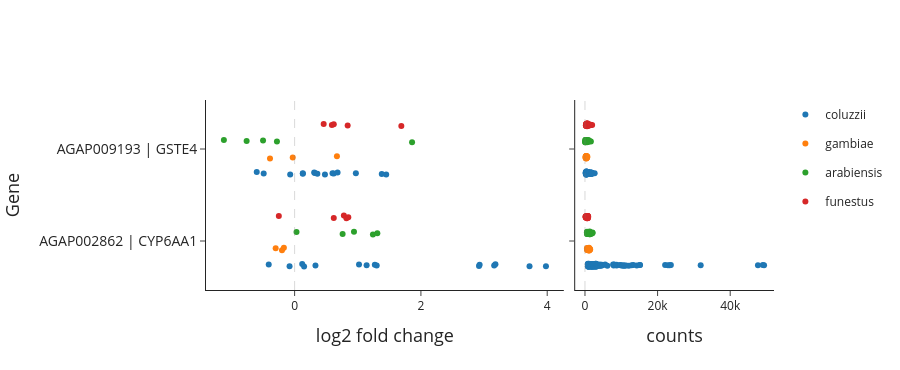

Source (notebook cell):
### Markdown cell above
## Your genes across all experiments

`plot_gene_expression()` draws two panels. On the left, each point is the log2 fold change in one
comparison, coloured by species. On the right, each point is the read count in one resistant sample.
Hover over the points to see which experiment they come from.

### Code cell
xpress.plot_gene_expression(
    gene_id=CANDIDATE_GENES,
    analysis="gamb_colu_arab_fun",
    microarray=False,
    width=900,
    height=250 + 60 * len(CANDIDATE_GENES),
)

### Figure 1 — Plotly figure (JSON) as saved in the notebook; plotly's stock layout.template omitted (floating-point values rounded to 4 significant figures; data arrays with more than 128 entries replaced by an {"elided": "..."} marker saying what was removed)
{"data": [{"alignmentgroup": "True", "boxpoints": "all", "customdata": {"elided": "30x5 str values"}, "fillcolor": "rgba(255,255,255,0)", "hoveron": "points", "hovertemplate": "species=%{customdata[2]}<br>log2FC=%{x}<br>Label=%{y}<br>resistant=%{customdata[0]}<br>susceptible=%{customdata[1]}<br>country=%{customdata[3]}<br>technology=%{customdata[4]}<extra></extra>", "legendgroup": "coluzzii", "line": {"color": "rgba(255,255,255,0)"}, "marker": {"color": "#1F77B4"}, "name": "coluzzii", "offsetgroup": "coluzzii", "orientation": "h", "pointpos": 0, "showlegend": true, "type": "box", "x": [1.02, 0.13, 1.14, -0.49, 0.33, -0.07, 1.27, 0.31, 0.12, 0.36, 0.15, 0.62, -0.41, 1.38, -0.08, 1.45, 2.93, 0.68, 3.18, 0.32, 2.92, 0.97, 3.16, 0.6, 3.72, 0.48, 3.98, 0.13, 1.3, -0.6], "x0": " ", "xaxis": "x", "y": ["AGAP002862 | CYP6AA1", "AGAP009193 | GSTE4", "AGAP002862 | CYP6AA1", "AGAP009193 | GSTE4", "AGAP002862 | CYP6AA1", "AGAP009193 | GSTE4", "AGAP002862 | CYP6AA1", "AGAP009193 | GSTE4", "AGAP002862 | CYP6AA1", "AGAP009193 | GSTE4", "AGAP002862 | CYP6AA1", "AGAP009193 | GSTE4", "AGAP002862 | CYP6AA1", "AGAP009193 | GSTE4", "AGAP002862 | CYP6AA1", "AGAP009193 | GSTE4", "AGAP002862 | CYP6AA1", "AGAP009193 | GSTE4", "AGAP002862 | CYP6AA1", "AGAP009193 | GSTE4", "AGAP002862 | CYP6AA1", "AGAP009193 | GSTE4", "AGAP002862 | CYP6AA1", "AGAP009193 | GSTE4", "AGAP002862 | CYP6AA1", "AGAP009193 | GSTE4", "AGAP002862 | CYP6AA1", "AGAP009193 | GSTE4", "AGAP002862 | CYP6AA1", "AGAP009193 | GSTE4"], "y0": " ", "yaxis": "y"}, {"alignmentgroup": "True", "boxpoints": "all", "customdata": [["Bak", "Kisumu", "gambiae", "Burkina Faso", "rnaseq"], ["Bak", "Kisumu", "gambiae", "Burkina Faso", "rnaseq"], ["Bouake_gamb_unexp", "Kisumu", "gambiae", "Cote d'Ivoire", "rnaseq"], ["Bouake_gamb_unexp", "Kisumu", "gambiae", "Cote d'Ivoire", "rnaseq"], ["BusiaSurvivors", "Kisumu", "gambiae", "Uganda", "rnaseq"], ["BusiaSurvivors", "Kisumu", "gambiae", "Uganda", "rnaseq"]], "fillcolor": "rgba(255,255,255,0)", "hoveron": "points", "hovertemplate": "species=%{customdata[2]}<br>log2FC=%{x}<br>Label=%{y}<br>resistant=%{customdata[0]}<br>susceptible=%{customdata[1]}<br>country=%{customdata[3]}<br>technology=%{customdata[4]}<extra></extra>", "legendgroup": "gambiae", "line": {"color": "rgba(255,255,255,0)"}, "marker": {"color": "#FF7F0E"}, "name": "gambiae", "offsetgroup": "gambiae", "orientation": "h", "pointpos": 0, "showlegend": true, "type": "box", "x": [-0.17, -0.39, -0.2, -0.03, -0.3, 0.67], "x0": " ", "xaxis": "x", "y": ["AGAP002862 | CYP6AA1", "AGAP009193 | GSTE4", "AGAP002862 | CYP6AA1", "AGAP009193 | GSTE4", "AGAP002862 | CYP6AA1", "AGAP009193 | GSTE4"], "y0": " ", "yaxis": "y"}, {"alignmentgroup": "True", "boxpoints": "all", "customdata": [["Gou", "Moz", "arabiensis", "Burkina Faso", "rnaseq"], ["Gou", "Moz", "arabiensis", "Burkina Faso", "rnaseq"], ["Asendabo", "Moz", "arabiensis", "Ethiopia", "rnaseq"], ["Asendabo", "Moz", "arabiensis", "Ethiopia", "rnaseq"], ["Chewaka", "Moz", "arabiensis", "Ethiopia", "rnaseq"], ["Chewaka", "Moz", "arabiensis", "Ethiopia", "rnaseq"], ["Tolay", "Moz", "arabiensis", "Ethiopia", "rnaseq"], ["Tolay", "Moz", "arabiensis", "Ethiopia", "rnaseq"], ["Ethiopia", "Dongola", "arabiensis", "Ethiopia", "rnaseq"], ["Ethiopia", "Dongola", "arabiensis", "Ethiopia", "rnaseq"]], "fillcolor": "rgba(255,255,255,0)", "hoveron": "points", "hovertemplate": "species=%{customdata[2]}<br>log2FC=%{x}<br>Label=%{y}<br>resistant=%{customdata[0]}<br>susceptible=%{customdata[1]}<br>country=%{customdata[3]}<br>technology=%{customdata[4]}<extra></extra>", "legendgroup": "arabiensis", "line": {"color": "rgba(255,255,255,0)"}, "marker": {"color": "#2CA02C"}, "name": "arabiensis", "offsetgroup": "arabiensis", "orientation": "h", "pointpos": 0, "showlegend": true, "type": "box", "x": [0.03, -0.28, 0.94, -0.76, 1.31, -1.12, 1.24, -0.5, 0.76, 1.86], "x0": " ", "xaxis": "x", "y": ["AGAP002862 | CYP6AA1", "AGAP009193 | GSTE4", "AGAP002862 | CYP6AA1", "AGAP009193 | GSTE4", "AGAP002862 | CYP6AA1", "AGAP009193 | GSTE4", "AGAP002862 | CYP6AA1", "AGAP009193 | GSTE4", "AGAP002862 | CYP6AA1", "AGAP009193 | GSTE4"], "y0": " ", "yaxis": "y"}, {"alignmentgroup": "True", "boxpoints": "all", "customdata": [["Cam_fun", "Fang", "funestus", "Cameroon", "rnaseq"], ["Cam_fun", "Fang", "funestus", "Cameroon", "rnaseq"], ["Fumoz", "Fang", "funestus", "Mozambique", "rnaseq"], ["Fumoz", "Fang", "funestus", "Mozambique", "rnaseq"], ["Ghana_fun", "Fang", "funestus", "Ghana", "rnaseq"], ["Ghana_fun", "Fang", "funestus", "Ghana", "rnaseq"], ["Malawi_fun", "Fang", "funestus", "Malawi", "rnaseq"], ["Malawi_fun", "Fang", "funestus", "Malawi", "rnaseq"], ["Uganda_fun", "Fang", "funestus", "Uganda", "rnaseq"], ["Uganda_fun", "Fang", "funestus", "Uganda", "rnaseq"]], "fillcolor": "rgba(255,255,255,0)", "hoveron": "points", "hovertemplate": "species=%{customdata[2]}<br>log2FC=%{x}<br>Label=%{y}<br>resistant=%{customdata[0]}<br>susceptible=%{customdata[1]}<br>country=%{customdata[3]}<br>technology=%{customdata[4]}<extra></extra>", "legendgroup": "funestus", "line": {"color": "rgba(255,255,255,0)"}, "marker": {"color": "#D62728"}, "name": "funestus", "offsetgroup": "funestus", "orientation": "h", "pointpos": 0, "showlegend": true, "type": "box", "x": [0.62, 0.84, 0.78, 0.62, 0.82, 1.69, 0.85, 0.59, -0.25, 0.46], "x0": " ", "xaxis": "x", "y": ["AGAP002862 | CYP6AA1", "AGAP009193 | GSTE4", "AGAP002862 | CYP6AA1", "AGAP009193 | GSTE4", "AGAP002862 | CYP6AA1", "AGAP009193 | GSTE4", "AGAP002862 | CYP6AA1", "AGAP009193 | GSTE4", "AGAP002862 | CYP6AA1", "AGAP009193 | GSTE4"], "y0": " ", "yaxis": "y"}, {"alignmentgroup": "True", "boxpoints": "all", "customdata": {"elided": "196x3 str values"}, "fillcolor": "rgba(255,255,255,0)", "hoveron": "points", "hovertemplate": "species=%{customdata[1]}<br>counts=%{x}<br>GeneID=%{y}<br>sampleID=%{customdata[0]}<br>country=%{customdata[2]}<extra></extra>", "legendgroup": "coluzzii", "line": {"color": "rgba(255,255,255,0)"}, "marker": {"color": "#1F77B4"}, "name": "coluzzii", "offsetgroup": "coluzzii", "orientation": "h", "pointpos": 0, "showlegend": false, "type": "box", "x": {"elided": "196 float values"}, "x0": " ", "xaxis": "x2", "y": {"elided": "196 str values"}, "y0": " ", "yaxis": "y2"}, {"alignmentgroup": "True", "boxpoints": "all", "customdata": {"elided": "52x3 str values"}, "fillcolor": "rgba(255,255,255,0)", "hoveron": "points", "hovertemplate": "species=%{customdata[1]}<br>counts=%{x}<br>GeneID=%{y}<br>sampleID=%{customdata[0]}<br>country=%{customdata[2]}<extra></extra>", "legendgroup": "gambiae", "line": {"color": "rgba(255,255,255,0)"}, "marker": {"color": "#FF7F0E"}, "name": "gambiae", "offsetgroup": "gambiae", "orientation": "h", "pointpos": 0, "showlegend": false, "type": "box", "x": [1136.0, 352.0, 1184.0, 331.0, 1160.0, 335.0, 1038.0, 311.0, 1438.0, 419.0, 1287.0, 352.0, 1235.0, 367.0, 1060.0, 572.0, 798.0, 495.0, 867.0, 431.0, 580.0, 491.0, 879.0, 588.0, 622.0, 388.0, 541.0, 396.0, 923.0, 657.0, 666.0, 537.0, 1389.0, 357.0, 1144.0, 307.0, 704.0, 468.0, 755.0, 428.0, 744.0, 193.0, 867.0, 231.0, 1121.0, 169.0, 1261.0, 247.0, 1201.0, 202.0, 1038.0, 218.0], "x0": " ", "xaxis": "x2", "y": ["AGAP002862", "AGAP009193", "AGAP002862", "AGAP009193", "AGAP002862", "AGAP009193", "AGAP002862", "AGAP009193", "AGAP002862", "AGAP009193", "AGAP002862", "AGAP009193", "AGAP002862", "AGAP009193", "AGAP002862", "AGAP009193", "AGAP002862", "AGAP009193", "AGAP002862", "AGAP009193", "AGAP002862", "AGAP009193", "AGAP002862", "AGAP009193", "AGAP002862", "AGAP009193", "AGAP002862", "AGAP009193", "AGAP002862", "AGAP009193", "AGAP002862", "AGAP009193", "AGAP002862", "AGAP009193", "AGAP002862", "AGAP009193", "AGAP002862", "AGAP009193", "AGAP002862", "AGAP009193", "AGAP002862", "AGAP009193", "AGAP002862", "AGAP009193", "AGAP002862", "AGAP009193", "AGAP002862", "AGAP009193", "AGAP002862", "AGAP009193", "AGAP002862", "AGAP009193"], "y0": " ", "yaxis": "y2"}, {"alignmentgroup": "True", "boxpoints": "all", "customdata": {"elided": "56x3 str values"}, "fillcolor": "rgba(255,255,255,0)", "hoveron": "points", "hovertemplate": "species=%{customdata[1]}<br>counts=%{x}<br>GeneID=%{y}<br>sampleID=%{customdata[0]}<br>country=%{customdata[2]}<extra></extra>", "legendgroup": "arabiensis", "line": {"color": "rgba(255,255,255,0)"}, "marker": {"color": "#2CA02C"}, "name": "arabiensis", "offsetgroup": "arabiensis", "orientation": "h", "pointpos": 0, "showlegend": false, "type": "box", "x": [1438.0, 798.0, 1361.0, 699.0, 1479.0, 765.0, 1252.0, 393.0, 1399.0, 407.0, 1938.0, 391.0, 2062.0, 719.0, 1758.0, 564.0, 676.0, 1144.0, 653.0, 704.0, 803.0, 1629.0, 755.0, 1038.0, 2091.0, 989.0, 1872.0, 923.0, 1499.0, 676.0, 1458.0, 662.0, 545.0, 69.0, 530.0, 46.0, 568.0, 47.0, 962.0, 223.0, 760.0, 168.0, 982.0, 175.0, 1193.0, 261.0, 1574.0, 214.0, 1209.0, 254.0, 1305.0, 286.0, 1252.0, 215.0, 1269.0, 365.0], "x0": " ", "xaxis": "x2", "y": ["AGAP002862", "AGAP009193", "AGAP002862", "AGAP009193", "AGAP002862", "AGAP009193", "AGAP002862", "AGAP009193", "AGAP002862", "AGAP009193", "AGAP002862", "AGAP009193", "AGAP002862", "AGAP009193", "AGAP002862", "AGAP009193", "AGAP002862", "AGAP009193", "AGAP002862", "AGAP009193", "AGAP002862", "AGAP009193", "AGAP002862", "AGAP009193", "AGAP002862", "AGAP009193", "AGAP002862", "AGAP009193", "AGAP002862", "AGAP009193", "AGAP002862", "AGAP009193", "AGAP002862", "AGAP009193", "AGAP002862", "AGAP009193", "AGAP002862", "AGAP009193", "AGAP002862", "AGAP009193", "AGAP002862", "AGAP009193", "AGAP002862", "AGAP009193", "AGAP002862", "AGAP009193", "AGAP002862", "AGAP009193", "AGAP002862", "AGAP009193", "AGAP002862", "AGAP009193", "AGAP002862", "AGAP009193", "AGAP002862", "AGAP009193"], "y0": " ", "yaxis": "y2"}, {"alignmentgroup": "True", "boxpoints": "all", "customdata": {"elided": "92x3 str values"}, "fillcolor": "rgba(255,255,255,0)", "hoveron": "points", "hovertemplate": "species=%{customdata[1]}<br>counts=%{x}<br>GeneID=%{y}<br>sampleID=%{customdata[0]}<br>country=%{customdata[2]}<extra></extra>", "legendgroup": "funestus", "line": {"color": "rgba(255,255,255,0)"}, "marker": {"color": "#D62728"}, "name": "funestus", "offsetgroup": "funestus", "orientation": "h", "pointpos": 0, "showlegend": false, "type": "box", "x": [572.0, 685.0, 714.0, 416.0, 474.0, 843.0, 452.0, 776.0, 481.0, 1038.0, 576.0, 568.0, 639.0, 413.0, 605.0, 556.0, 580.0, 648.0, 402.0, 481.0, 399.0, 317.0, 294.0, 298.0, 300.0, 294.0, 657.0, 685.0, 695.0, 635.0, 750.0, 605.0, 760.0, 609.0, 695.0, 1978.0, 584.0, 709.0, 744.0, 820.0, 666.0, 1075.0, 750.0, 1243.0, 657.0, 1024.0, 534.0, 1438.0, 787.0, 1489.0, 596.0, 867.0, 609.0, 1428.0, 580.0, 592.0, 653.0, 600.0, 855.0, 568.0, 572.0, 449.0, 765.0, 609.0, 873.0, 644.0, 750.0, 537.0, 474.0, 501.0, 516.0, 605.0, 639.0, 491.0, 140.0, 252.0, 223.0, 329.0, 239.0, 267.0, 194.0, 292.0, 809.0, 1520.0, 241.0, 362.0, 311.0, 425.0, 357.0, 541.0, 338.0, 676.0], "x0": " ", "xaxis": "x2", "y": ["AGAP002862", "AGAP009193", "AGAP002862", "AGAP009193", "AGAP002862", "AGAP009193", "AGAP002862", "AGAP009193", "AGAP002862", "AGAP009193", "AGAP002862", "AGAP009193", "AGAP002862", "AGAP009193", "AGAP002862", "AGAP009193", "AGAP002862", "AGAP009193", "AGAP002862", "AGAP009193", "AGAP002862", "AGAP009193", "AGAP002862", "AGAP009193", "AGAP002862", "AGAP009193", "AGAP002862", "AGAP009193", "AGAP002862", "AGAP009193", "AGAP002862", "AGAP009193", "AGAP002862", "AGAP009193", "AGAP002862", "AGAP009193", "AGAP002862", "AGAP009193", "AGAP002862", "AGAP009193", "AGAP002862", "AGAP009193", "AGAP002862", "AGAP009193", "AGAP002862", "AGAP009193", "AGAP002862", "AGAP009193", "AGAP002862", "AGAP009193", "AGAP002862", "AGAP009193", "AGAP002862", "AGAP009193", "AGAP002862", "AGAP009193", "AGAP002862", "AGAP009193", "AGAP002862", "AGAP009193", "AGAP002862", "AGAP009193", "AGAP002862", "AGAP009193", "AGAP002862", "AGAP009193", "AGAP002862", "AGAP009193", "AGAP002862", "AGAP009193", "AGAP002862", "AGAP009193", "AGAP002862", "AGAP009193", "AGAP002862", "AGAP009193", "AGAP002862", "AGAP009193", "AGAP002862", "AGAP009193", "AGAP002862", "AGAP009193", "AGAP002862", "AGAP009193", "AGAP002862", "AGAP009193", "AGAP002862", "AGAP009193", "AGAP002862", "AGAP009193", "AGAP002862", "AGAP009193"], "y0": " ", "yaxis": "y2"}], "layout": {"boxmode": "group", "height": 370, "shapes": [{"line": {"color": "grey", "dash": "dash", "width": 1}, "type": "line", "x0": 0, "x1": 0, "xref": "x", "y0": 0, "y1": 1, "yref": "y domain"}, {"line": {"color": "grey", "dash": "dash", "width": 1}, "type": "line", "x0": 0, "x1": 0, "xref": "x2", "y0": 0, "y1": 1, "yref": "y2 domain"}], "title": {"text": "", "x": 0.5}, "width": 900, "xaxis": {"anchor": "y", "domain": [0.0, 0.63], "title": {"font": {"size": 18}, "text": "log2 fold change"}}, "xaxis2": {"anchor": "y2", "domain": [0.65, 1.0], "title": {"font": {"size": 18}, "text": "counts"}}, "yaxis": {"anchor": "x", "domain": [0.0, 1.0], "tickfont": {"size": 14}, "title": {"font": {"size": 18}, "text": "Gene"}}, "yaxis2": {"anchor": "x2", "domain": [0.0, 1.0], "showticklabels": false}}}
